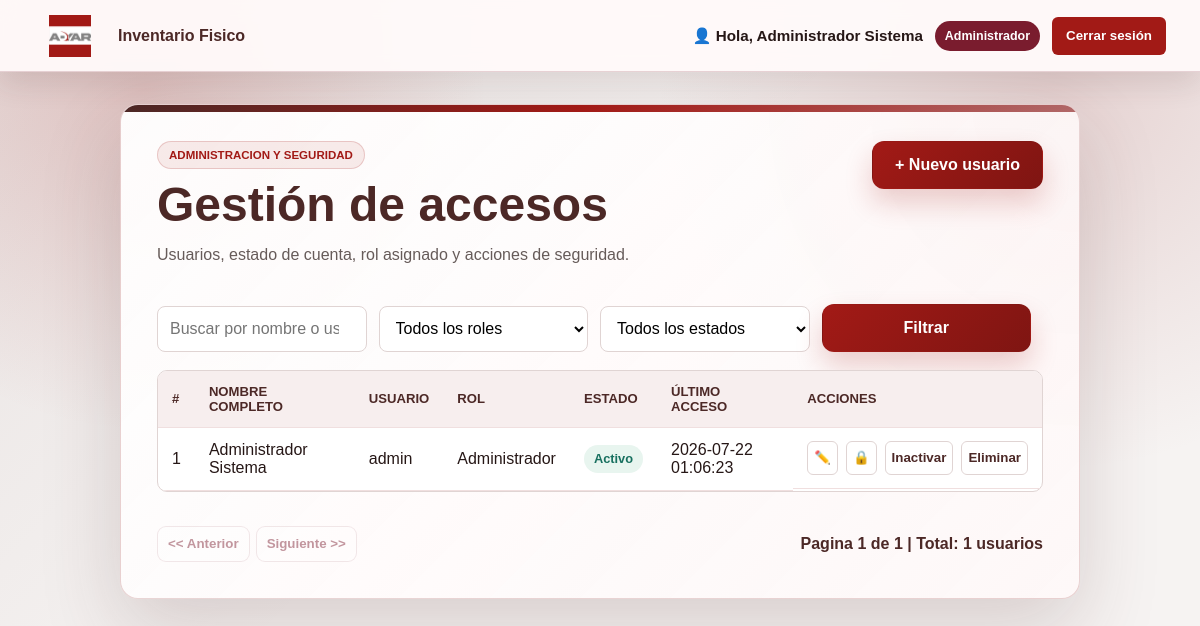
Screenshot of /admin/usuarios (signed in) with the database file from the repository.
### tables this page shows
CREATE TABLE IF NOT EXISTS `usuarios` (
  `id_usuario` int NOT NULL AUTO_INCREMENT,
  `nombre_completo` varchar(150) NOT NULL,
  `username` varchar(50) NOT NULL,
  `password_hash` varchar(255) NOT NULL,
  `id_rol` int NOT NULL,
  `activo` tinyint(1) DEFAULT '1',
  `fecha_creacion` datetime DEFAULT CURRENT_TIMESTAMP,
  `ultimo_acceso` datetime DEFAULT NULL,
  `creado_por` int DEFAULT NULL,
  `intentos_fallidos` int UNSIGNED NOT NULL DEFAULT '0',
  `bloqueado_hasta` datetime DEFAULT NULL,
  `actualizado_en` datetime DEFAULT NULL,
  PRIMARY KEY (`id_usuario`),
  UNIQUE KEY `username` (`username`),
  KEY `id_rol` (`id_rol`)
);

CREATE TABLE IF NOT EXISTS `roles` (
  `id_rol` int NOT NULL AUTO_INCREMENT,
  `nombre_rol` varchar(50) NOT NULL,
  `descripcion` varchar(255) DEFAULT NULL,
  `activo` tinyint(1) DEFAULT '1',
  `fecha_creacion` datetime DEFAULT CURRENT_TIMESTAMP,
  `nombre` varchar(60) DEFAULT NULL,
  PRIMARY KEY (`id_rol`),
  UNIQUE KEY `nombre_rol` (`nombre_rol`)
);

### app/Core/Controller.php (called while the page is built, shortened)
<?php
class Controller
{
    protected function view(string $view, array $data = []): void
    {
        $viewPath = __DIR__ . '/../Views/' . $view . '.php';
        extract($data, EXTR_SKIP);
        require_once $viewPath;
    }
}

### app/Controllers/AdminController.php (called while the page is built, shortened)
<?php
class AdminController extends Controller
{
    public function usuarios(): void
    {
        $model = $this->model('Usuario');
        $rolModel = $this->model('Rol');
        $this->view('admin/usuarios', [
            'title' => 'Gestion de usuarios',
            'usuarios' => $model->listar($_GET),
            'roles' => $rolModel->listarActivos(),
            'filters' => $_GET,
            'message' => $_GET['msg'] ?? null,
        ]);
    }
}

### app/Core/App.php (called while the page is built, shortened)
<?php
class App
{
    private $controller = 'HomeController';
    private string $method = 'index';
    private array $params = [];
    public function __construct()
    {
        $url = $this->parseUrl();
        if (isset($url[0])) {
            $controllerName = ucfirst($url[0]) . 'Controller';
            $controllerPath = __DIR__ . '/../Controllers/' . $controllerName . '.php';
            if (file_exists($controllerPath)) {
                $this->controller = $controllerName;
                unset($url[0]);
            }
        }
        $this->controller = new $this->controller();
        if (isset($url[1]) && method_exists($this->controller, $url[1])) {
            $this->method = $url[1];
            unset($url[1]);
        }
        $this->params = $url ? array_values($url) : [];
    }
    public function run(): void
    {
        call_user_func_array([$this->controller, $this->method], $this->params);
    }
    private function parseUrl(): array
    {
        $url = rtrim($_GET['url'], '/');
        $url = filter_var($url, FILTER_SANITIZE_URL);
        return explode('/', $url);
    }
}

### public/index.php (called while the page is built, shortened)
<?php
$app = new App();
$app->run();

### app/Core/Auth.php (called while the page is built, shortened)
<?php
class Auth
{
    public static function check(): bool
    {
        return !empty($_SESSION['id_usuario']);
    }
    public static function user(): array
    {
        return [
            'id_usuario' => $_SESSION['id_usuario'] ?? null,
            'nombre_completo' => $_SESSION['nombre_completo'] ?? '',
            'username' => $_SESSION['username'] ?? '',
            'id_rol' => $_SESSION['id_rol'] ?? null,
            'rol_nombre' => $_SESSION['rol_nombre'] ?? '',
            'permisos' => $_SESSION['permisos'] ?? [],
        ];
    }
}

### app/Models/BaseModel.php (called while the page is built, shortened)
<?php
class BaseModel
{
    public function __construct()
    {
        $database = new Database();
        $this->db = $database->getConnection();
    }
}

### app/Core/Database.php (called while the page is built)
<?php
class Database
{
    private PDO $connection;
    public function __construct()
    {
        $dsn = sprintf(
            'mysql:host=%s;dbname=%s;charset=%s',
            DB_HOST,
            DB_NAME,
            DB_CHARSET
        );
        $options = [
            PDO::ATTR_ERRMODE => PDO::ERRMODE_EXCEPTION,
            PDO::ATTR_DEFAULT_FETCH_MODE => PDO::FETCH_ASSOC,
            PDO::ATTR_EMULATE_PREPARES => false,
        ];
        $this->connection = new PDO($dsn, DB_USER, DB_PASS, $options);
    }
    public function getConnection(): PDO
    {
        return $this->connection;
    }
}

### app/Models/Usuario.php (called while the page is built, shortened)
<?php
class Usuario extends BaseModel
{
    public function listar(array $filters = []): array
    {
        $params = [];
        $sql = 'SELECT u.id_usuario, u.nombre_completo, u.username, u.activo, u.ultimo_acceso, r.nombre AS rol_nombre, r.id_rol
            FROM usuarios u
            INNER JOIN roles r ON r.id_rol = u.id_rol';
        $sql .= ' ORDER BY u.nombre_completo ASC';
        $stmt = $this->db->prepare($sql);
        $stmt->execute($params);
        return $stmt->fetchAll();
    }
}

### app/Views/admin/usuarios.php (the view, shortened to what this page needs)
<?php require_once __DIR__ . '/../layouts/header.php'; ?>
<?php $text = fn($value) => htmlspecialchars((string) $value, ENT_QUOTES, 'UTF-8'); ?>
<section class="panel report-panel admin-page" data-admin-users data-current-user="<?= (int) ($_SESSION['id_usuario'] ?? 0) ?>">
    <div class="admin-heading">
        <div>
            <p class="eyebrow">Administracion y seguridad</p>
            <h1>Gestión de accesos</h1>
            <p class="intro">Usuarios, estado de cuenta, rol asignado y acciones de seguridad.</p>
        </div>
        <button class="button-link button-link--submit" type="button" data-open-user-modal>+ Nuevo usuario</button>
    </div>
    <form class="admin-filters" method="get" action="<?= APP_URL ?>/admin/usuarios">
        <input name="q" type="search" value="<?= $text($filters['q'] ?? '') ?>" placeholder="Buscar por nombre o usuario">
        <select name="id_rol">
            <option value="">Todos los roles</option>
        </select>
        <select name="estado">
            <option value="">Todos los estados</option>
        </select>
        <button class="button-link button-link--submit" type="submit">Filtrar</button>
    </form>
    <div class="admin-table-wrap">
        <table class="admin-table" data-admin-table>
            <thead>
                <tr>
                    <th>#</th>
                    <th>Nombre completo</th>
                    <th>Usuario</th>
                    <th>Rol</th>
                    <th>Estado</th>
                    <th>Último acceso</th>
                    <th>Acciones</th>
                </tr>
            </thead>
            <tbody>
                <?php foreach ($usuarios as $index => $usuario) : ?>
                    <?php $isCurrentUser = (int) $usuario['id_usuario'] === (int) ($_SESSION['id_usuario'] ?? 0); ?>
                    <tr data-user-row
                        data-id="<?= (int) $usuario['id_usuario'] ?>"
                        data-nombre="<?= $text($usuario['nombre_completo']) ?>"
                        data-username="<?= $text($usuario['username']) ?>"
                        data-rol="<?= (int) $usuario['id_rol'] ?>"
                        data-activo="<?= (int) $usuario['activo'] ?>">
                        <td><?= $index + 1 ?></td>
                        <td><?= $text($usuario['nombre_completo']) ?></td>
                        <td><?= $text($usuario['username']) ?></td>
                        <td><?= $text($usuario['rol_nombre']) ?></td>
                        <td><span class="status-pill <?= (int) $usuario['activo'] === 1 ? 'is-active' : 'is-inactive' ?>"><?= (int) $usuario['activo'] === 1 ? 'Activo' : 'Inactivo' ?></span></td>
                        <td><?= $usuario['ultimo_acceso'] ? $text($usuario['ultimo_acceso']) : 'Sin acceso' ?></td>
                        <td class="table-actions">
                            <button type="button" title="Editar" data-edit-user <?= $isCurrentUser ? 'disabled' : '' ?>>✏️</button>
                            <button type="button" title="Cambiar clave" data-password-user <?= $isCurrentUser ? 'disabled' : '' ?>>🔒</button>
                            <form method="post" action="<?= APP_URL ?>/admin/toggleUsuario" onsubmit="return confirm('¿Deseas cambiar el estado de este usuario?');">
                                <button type="submit" title="Activar/Inactivar" <?= $isCurrentUser ? 'disabled' : '' ?>><?= (int) $usuario['activo'] === 1 ? 'Inactivar' : 'Activar' ?></button>
                            </form>
                            <button type="button" title="Eliminar" data-delete-user <?= $isCurrentUser ? 'disabled' : '' ?>>Eliminar</button>
                        </td>
                    </tr>
                <?php endforeach; ?>
            </tbody>
        </table>
    </div>
    <footer class="correction-pagination admin-pagination" aria-label="Paginacion de usuarios">
        <div class="pagination-buttons" data-admin-pagination></div>
        <span data-admin-pagination-info>Pagina 1 de 1 | Total: 0 usuarios</span>
    </footer>
</section>
<?php require_once __DIR__ . '/../layouts/footer.php'; ?>

### app/Views/layouts/header.php (shortened to what this page needs)
<!doctype html>
<html lang="es">
<head>
    <link rel="stylesheet" href="<?= APP_URL ?>/public/css/styles.css">
</head>
<body>
    <?php if (Auth::check()) : ?>
        <?php $authUser = Auth::user(); ?>
        <header class="auth-topbar">
            <a class="auth-brand" href="<?= APP_URL ?>/">
                <img src="<?= APP_URL ?>/public/media/logoAdyarca.png" alt="Logo Adyarca">
                <strong><?= APP_NAME ?></strong>
            </a>
            <div class="auth-session">
                <span class="auth-greeting">👤 Hola, <?= htmlspecialchars($authUser['nombre_completo'], ENT_QUOTES, 'UTF-8') ?></span>
                <span class="role-badge role-badge--<?= strtolower(str_replace(' ', '-', $authUser['rol_nombre'])) ?>"><?= htmlspecialchars($authUser['rol_nombre'], ENT_QUOTES, 'UTF-8') ?></span>
                <form method="post" action="<?= APP_URL ?>/auth/logout" onsubmit="return confirm('¿Deseas cerrar tu sesión?');">
                    <button class="logout-button" type="submit">Cerrar sesión</button>
                </form>
            </div>
        </header>
    <?php else : ?>
        <a class="brand-logo <?= ($title ?? '') === 'Inicio' ? 'brand-logo--dashboard-hidden' : '' ?>" href="<?= APP_URL ?>/" aria-label="Ir al inicio">
            <img src="<?= APP_URL ?>/public/media/logoAdyarca.png" alt="Logo Adyarca">
        </a>
    <?php endif; ?>
    <main class="page-shell <?= ($title ?? '') === 'Inicio' ? 'page-shell--dashboard' : '' ?>">

### rows the page displays
usuarios: nombre_completo "Administrador Sistema", id_rol.nombre "Administrador", username "admin", activo "Activo", ultimo_acceso "2026-07-22 01:06:23"

### other values shown
APP_NAME "Inventario Fisico"
